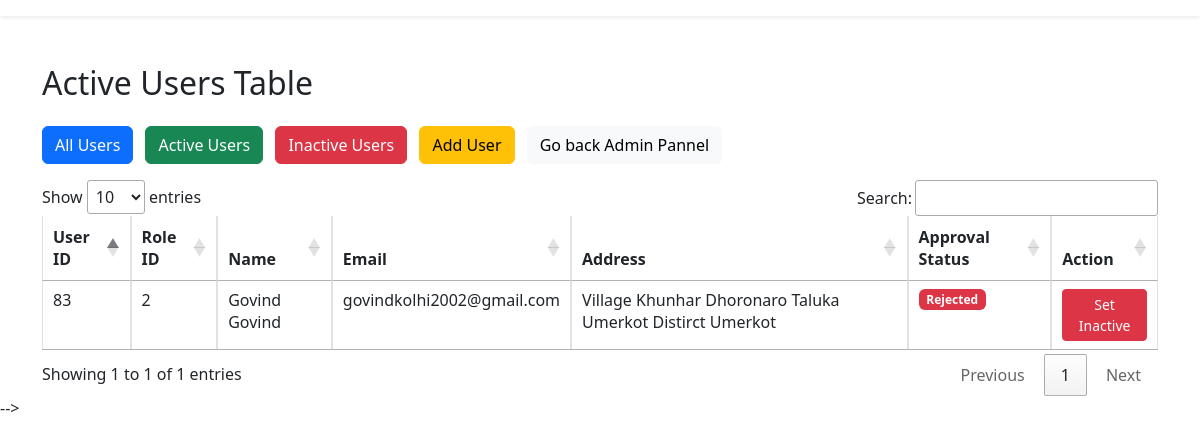
The app's page /Admin/user/active_user.php with its own data.
### tables this page shows
CREATE TABLE `user` (
  `user_id` int(11) NOT NULL AUTO_INCREMENT,
  `role_id` int(11) DEFAULT NULL,
  `first_name` varchar(50) NOT NULL,
  `last_name` varchar(50) NOT NULL,
  `email` varchar(50) DEFAULT NULL,
  `password` text NOT NULL,
  `gender` enum('Male','Female') DEFAULT NULL,
  `date_of_birth` date DEFAULT NULL,
  `user_image` text DEFAULT NULL,
  `address` text DEFAULT NULL,
  `is_approved` enum('Pending','Approved','Rejected') DEFAULT 'Pending',
  `is_active` enum('Active','InActive') DEFAULT 'InActive',
  `created_at` timestamp NOT NULL DEFAULT current_timestamp() ON UPDATE current_timestamp(),
  `updated_at` timestamp NULL DEFAULT NULL,
  PRIMARY KEY (`user_id`),
  KEY `role_id` (`role_id`),
  CONSTRAINT `user_ibfk_1` FOREIGN KEY (`role_id`) REFERENCES `role` (`role_id`) ON DELETE CASCADE ON UPDATE CASCADE
);

### Admin/user/active_user.php (the view, shortened to what this page needs)
              <?php
              require_once("require/database_connection.php");
              ?>
              <nav class="navbar navbar-expand-md navbar-light bg-white shadow-sm mb-4">
  </nav>
<?php
          $sql = "SELECT user_id, role_id, first_name, last_name, email, address, is_approved, is_active FROM user WHERE is_active = 1";
          $result = mysqli_query($connection, $sql);
          ?>
          <!DOCTYPE html>
          <html lang="en">
          <head>
            <link rel="stylesheet" href="https://cdn.jsdelivr.net/npm/bootstrap@5.3.0/dist/css/bootstrap.min.css" />
            <link rel="stylesheet" href="https://cdn.datatables.net/1.13.7/css/jquery.dataTables.min.css" />
          </head>
          <body>
          <div class="container mt-5">
            <h2 class="mb-4">Active Users Table</h2>
            <?php
          function userFilterButtons() {
              ?>
              <div class="mb-3">
                  <a href="show_user_data.php" class="btn btn-primary me-2">All Users</a>
                  <a href="active_user.php" class="btn btn-success me-2">Active Users</a>
                  <a href="inActive_user.php" class="btn btn-danger me-2">Inactive Users</a>
                  <a href="../form.php" class="btn btn-warning me-2">Add User</a>
                  <a href="admin_file.php" class="btn btn-light  me-2">Go back Admin Pannel</a>
              </div>
              <?php
          }
          ?>
          <?php userFilterButtons(); ?>
            <table id="activeUserTable" class="table table-bordered">
              <thead>
                <tr>
                  <th>User ID</th>
                  <th>Role ID</th>
                  <th>Name</th>
                  <th>Email</th>
                  <th>Address</th>
                  <th>Approval Status</th>
                  <th>Action</th>
                </tr>
              </thead>
              <tbody>
                <?php while($row = mysqli_fetch_assoc($result)): ?>
                  <tr id="user-<?= $row['user_id']; ?>">
                    <td><?= htmlspecialchars($row['user_id']); ?></td>
                    <td><?= htmlspecialchars($row['role_id']); ?></td>
                    <td><?= htmlspecialchars($row['first_name'] . " " . $row['last_name']); ?></td>
                    <td><?= htmlspecialchars($row['email']); ?></td>
                    <td><?= htmlspecialchars($row['address']); ?></td>
                    <td>
                      <span class="badge bg-<?=
                        strtolower($row['is_approved']) === 'approved' ? 'success' : (
                        strtolower($row['is_approved']) === 'pending' ? 'warning text-dark' : 'danger') ?>">
                        <?= ucfirst($row['is_approved']); ?>
                      </span>
                    </td>
                    <td>
                      <button class="btn btn-sm btn-danger set-inactive-btn" data-id="<?= $row['user_id']; ?>">
                        Set Inactive
                      </button>
                    </td>
                  </tr>
                <?php endwhile; ?>
              </tbody>
            </table>
          </div>
          </body>
          </html>

### records on screen
user: user_id "83", role "2", first_name+last_name "Govind Govind", email "govindkolhi2002@gmail.com", address "Village Khunhar Dhoronaro Taluka Umerkot Distirct Umerkot", is_approved "Rejected"
